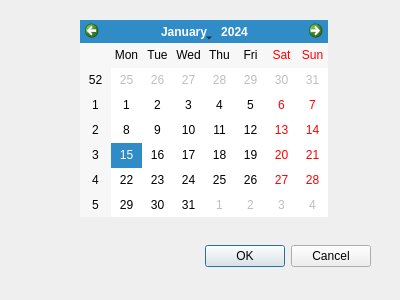
<?xml version="1.0" encoding="UTF-8"?>
<ui version="4.0">
 <class>Calendar_Dialog</class>
 <widget class="QDialog" name="Calendar_Dialog">
  <property name="geometry">
   <rect>
    <x>0</x>
    <y>0</y>
    <width>400</width>
    <height>300</height>
   </rect>
  </property>
  <property name="windowTitle">
   <string>日历</string>
  </property>
  <widget class="QDialogButtonBox" name="buttonBox">
   <property name="geometry">
    <rect>
     <x>30</x>
     <y>240</y>
     <width>341</width>
     <height>32</height>
    </rect>
   </property>
   <property name="orientation">
    <enum>Qt::Horizontal</enum>
   </property>
   <property name="standardButtons">
    <set>QDialogButtonBox::Cancel|QDialogButtonBox::Ok</set>
   </property>
  </widget>
  <widget class="QCalendarWidget" name="calendarWidget">
   <property name="geometry">
    <rect>
     <x>80</x>
     <y>20</y>
     <width>248</width>
     <height>197</height>
    </rect>
   </property>
  </widget>
 </widget>
 <resources/>
 <connections>
  <connection>
   <sender>buttonBox</sender>
   <signal>accepted()</signal>
   <receiver>Calendar_Dialog</receiver>
   <slot>accept()</slot>
   <hints>
    <hint type="sourcelabel">
     <x>248</x>
     <y>254</y>
    </hint>
    <hint type="destinationlabel">
     <x>157</x>
     <y>274</y>
    </hint>
   </hints>
  </connection>
  <connection>
   <sender>buttonBox</sender>
   <signal>rejected()</signal>
   <receiver>Calendar_Dialog</receiver>
   <slot>reject()</slot>
   <hints>
    <hint type="sourcelabel">
     <x>316</x>
     <y>260</y>
    </hint>
    <hint type="destinationlabel">
     <x>286</x>
     <y>274</y>
    </hint>
   </hints>
  </connection>
  <connection>
   <sender>Calendar_Dialog</sender>
   <signal>accepted()</signal>
   <receiver>Calendar_Dialog</receiver>
   <slot>date_clicked()</slot>
   <hints>
    <hint type="sourcelabel">
     <x>77</x>
     <y>67</y>
    </hint>
    <hint type="destinationlabel">
     <x>34</x>
     <y>81</y>
    </hint>
   </hints>
  </connection>
 </connections>
 <slots>
  <signal>signal1()</signal>
  <slot>date_clicked()</slot>
 </slots>
</ui>
